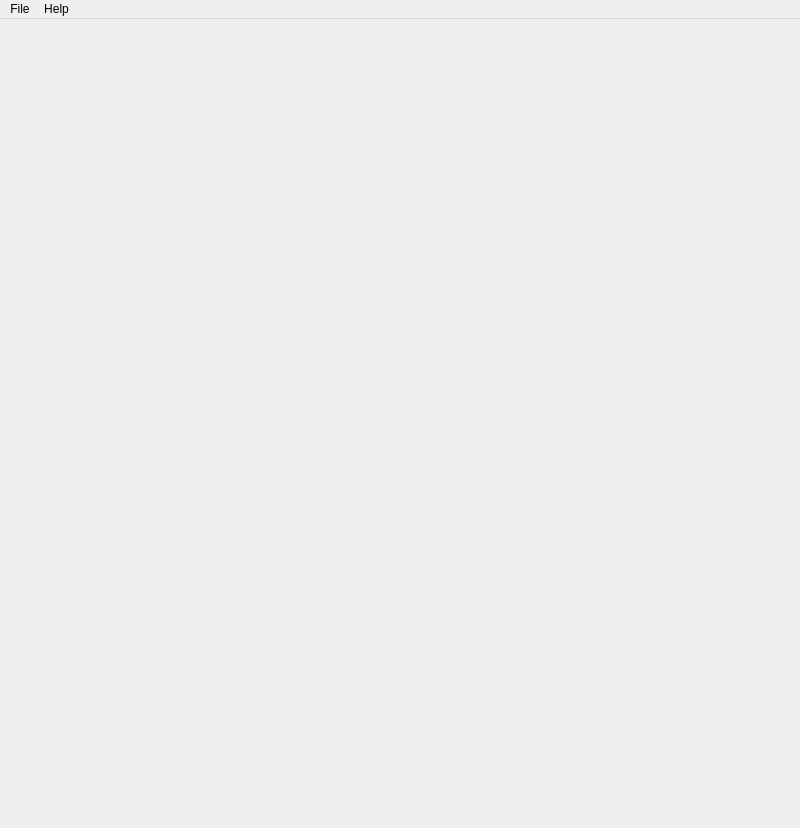
<?xml version="1.0" encoding="UTF-8"?>
<ui version="4.0">
    <class>MainWindow</class>
    <widget class="QMainWindow" name="MainWindow">
        <property name="geometry">
            <rect>
                <x>0</x>
                <y>0</y>
                <width>800</width>
                <height>828</height>
            </rect>
        </property>
        <property name="sizePolicy">
            <sizepolicy hsizetype="MinimumExpanding" vsizetype="MinimumExpanding">
                <horstretch>0</horstretch>
                <verstretch>0</verstretch>
            </sizepolicy>
        </property>
        <property name="minimumSize">
            <size>
                <width>800</width>
                <height>828</height>
            </size>
        </property>
        <property name="maximumSize">
            <size>
                <width>16777215</width>
                <height>16777215</height>
            </size>
        </property>
        <property name="windowTitle">
            <string>FractalViewer</string>
        </property>
        <widget class="QWidget" name="centralwidget">
            <property name="sizePolicy">
                <sizepolicy hsizetype="Preferred" vsizetype="Preferred">
                    <horstretch>0</horstretch>
                    <verstretch>0</verstretch>
                </sizepolicy>
            </property>
            <layout class="QGridLayout" name="gridLayout">
                <property name="sizeConstraint">
                    <enum>QLayout::SetDefaultConstraint</enum>
                </property>
                <property name="leftMargin">
                    <number>0</number>
                </property>
                <property name="topMargin">
                    <number>0</number>
                </property>
                <property name="rightMargin">
                    <number>0</number>
                </property>
                <property name="bottomMargin">
                    <number>0</number>
                </property>
                <item row="0" column="0">
                    <widget class="QLabel" name="label">
                        <property name="sizePolicy">
                            <sizepolicy hsizetype="Preferred" vsizetype="Preferred">
                                <horstretch>0</horstretch>
                                <verstretch>0</verstretch>
                            </sizepolicy>
                        </property>
                        <property name="minimumSize">
                            <size>
                                <width>800</width>
                                <height>800</height>
                            </size>
                        </property>
                        <property name="text">
                            <string/>
                        </property>
                        <property name="alignment">
                            <set>Qt::AlignCenter</set>
                        </property>
                    </widget>
                </item>
            </layout>
        </widget>
        <widget class="QMenuBar" name="menubar">
            <property name="geometry">
                <rect>
                    <x>0</x>
                    <y>0</y>
                    <width>800</width>
                    <height>19</height>
                </rect>
            </property>
            <widget class="QMenu" name="menu">
                <property name="title">
                    <string>File</string>
                </property>
                <addaction name="actionOpen"/>
                <addaction name="actionSave"/>
                <addaction name="actionExport"/>
                <addaction name="actionPreference"/>
            </widget>
            <widget class="QMenu" name="menuHelp">
                <property name="title">
                    <string>Help</string>
                </property>
                <addaction name="actionAbout_FractalViewer"/>
            </widget>
            <addaction name="menu"/>
            <addaction name="menuHelp"/>
        </widget>
        <action name="actionOpen">
            <property name="text">
                <string>Open</string>
            </property>
        </action>
        <action name="actionSave">
            <property name="text">
                <string>Save</string>
            </property>
        </action>
        <action name="actionExport">
            <property name="text">
                <string>Export as Image</string>
            </property>
        </action>
        <action name="actionPreference">
            <property name="text">
                <string>Preference</string>
            </property>
        </action>
        <action name="actionAbout_FractalViewer">
            <property name="text">
                <string>About FractalViewer</string>
            </property>
        </action>
    </widget>
    <resources/>
    <connections/>
</ui>
